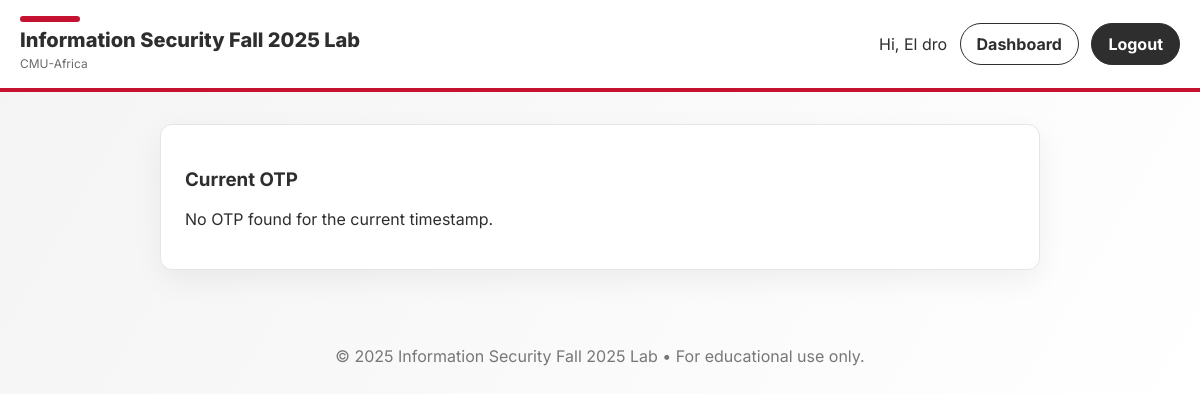
/show-otp (signed in), run on an earlier commit of the app's database.
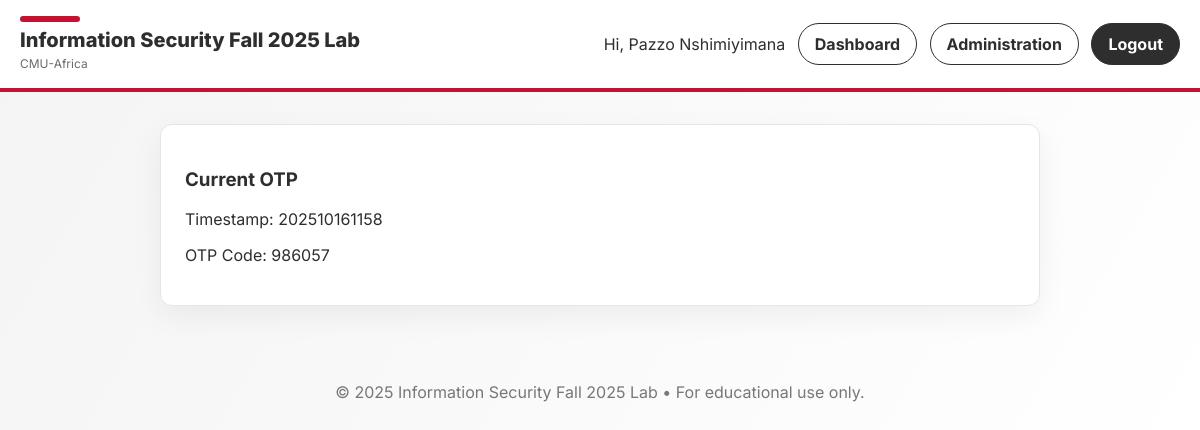
And on a later commit of the database.
### tables this page shows
CREATE TABLE users (
    id INTEGER PRIMARY KEY AUTOINCREMENT,
    name TEXT NOT NULL,
    andrew_id TEXT UNIQUE NOT NULL,
    password TEXT NOT NULL,
    role TEXT NOT NULL DEFAULT 'basic'
);

### app.py (the view)
@app.route("/show-otp")
def show_otp():
    user = current_user()
    if not user:
        return redirect(url_for("login"))
    now = datetime.datetime.utcnow()
    timestamp = now.strftime("%Y%m%d%H%M")
    conn = get_db()
    otp = conn.execute(
        "SELECT * FROM otp_chain WHERE user_id = ? AND timestamp = ?",
        (user["id"], timestamp)
    ).fetchone()
    conn.close()
    return render_template("show_otp.html", title="Show OTP", otp=otp)

### app.py (called while the page is built)
def get_db():
    conn = sqlite3.connect(DB_FILE)
    conn.row_factory = sqlite3.Row
    return conn

def current_user():
    uid = session.get("user_id")
    if not uid:
        return None
    conn = get_db()
    user = conn.execute("SELECT * FROM users WHERE id = ?", (uid,)).fetchone()
    conn.close()
    return user

### templates/show_otp.html
{% extends "base.html" %}
{% block content %}
<div class="card">
  <h3>Current OTP</h3>
  {% if otp %}
    <p>Timestamp: {{ otp.timestamp }}</p>
    <p>OTP Code: {{ otp.otp_code }}</p>
  {% else %}
    <p>No OTP found for the current timestamp.</p>
  {% endif %}
</div>
{% endblock %}

### templates/base.html (shortened to what this page needs)
<!DOCTYPE html>
<html lang="en">
  <head>
    <link
      rel="stylesheet"
      href="{{ url_for('static', filename='style.css') }}"
    />
  </head>
  <body>
    <header class="site-header">
      <div class="brand">
        <div class="cmu-bar"></div>
        <h1>
          <a href="{{ url_for('index') }}"
            >Information Security Fall 2025 Lab</a
          >
        </h1>
        <span class="sub">CMU-Africa</span>
      </div>
      <nav class="nav">
        {% if session.user_id %}
        <span class="welcome">Hi, {{ session.user_name }}</span>
        <a class="btn btn-outline" href="{{ url_for('dashboard') }}"
          >Dashboard</a
        >
        {% if session.user_role in ['user_admin', 'data_admin'] %}
        <a class="btn btn-outline" href="{{ url_for('admin_users') }}">Administration</a>
        {% endif %}
        <a class="btn" href="{{ url_for('logout') }}">Logout</a>
        {% else %}
        <a class="btn" href="{{ url_for('login') }}">Login</a>
        <a class="btn btn-outline" href="{{ url_for('register') }}">Register</a>
        {% endif %}
      </nav>
    </header>
    <main class="container">
       {% block content %}{% endblock %}
    </main>
    <footer class="site-footer">
      <p>
        &copy; {{ 2025 }} Information Security Fall 2025 Lab • For educational
        use only.
      </p>
    </footer>
</body>
</html>

### static/style.css (style rules this page uses)
:root { --cmu-red: #C41230; --cmu-charcoal: #2E2E2E; --cmu-gray: #F4F4F4; --white: #FFFFFF; }
* { box-sizing: border-box; }
html, body { margin: 0; padding: 0; font-family: 'Inter', system-ui, -apple-system, Segoe UI, Roboto, Arial, sans-serif; background: linear-gradient(120deg, var(--cmu-gray), #ffffff); color: var(--cmu-charcoal); }
.site-header { background: var(--white); border-bottom: 4px solid var(--cmu-red); padding: 16px 20px; display: flex; align-items: center; justify-content: space-between; position: sticky; top: 0; z-index: 10; }
.brand h1 { margin: 0; font-size: 20px; font-weight: 800; }
.brand h1 a { color: var(--cmu-charcoal); text-decoration: none; }
.brand .sub { font-size: 12px; color: #6b6b6b; }
.cmu-bar { width: 60px; height: 6px; background: var(--cmu-red); border-radius: 3px; margin-bottom: 6px; }
.nav .btn { margin-left: 8px; }
.container { max-width: 920px; margin: 32px auto; padding: 0 20px; }
.card { background: var(--white); border: 1px solid #e6e6e6; border-radius: 12px; padding: 24px; box-shadow: 0 10px 30px rgba(0,0,0,0.06); margin-bottom: 10px; }
.btn { display: inline-block; padding: 10px 16px; border-radius: 999px; border: 1px solid var(--cmu-charcoal); background: var(--cmu-charcoal); color: var(--white); text-decoration: none; font-weight: 700; cursor: pointer; }
.btn-outline { background: transparent; color: var(--cmu-charcoal); }
.site-footer { text-align: center; color: #777; padding: 28px 0 40px; }

What changed in the data, as far as the page shows it:
changed users: user_name "El dro" → "Pazzo Nshimiyimana"
Also different on the page:
{{ otp.timestamp }}: (not shown) → "202510161158"
{{ otp.otp_code }}: (not shown) → "986057"
text no longer shown: "No OTP found for the current timestamp."
text now shown: "Administration Timestamp: OTP Code:"
